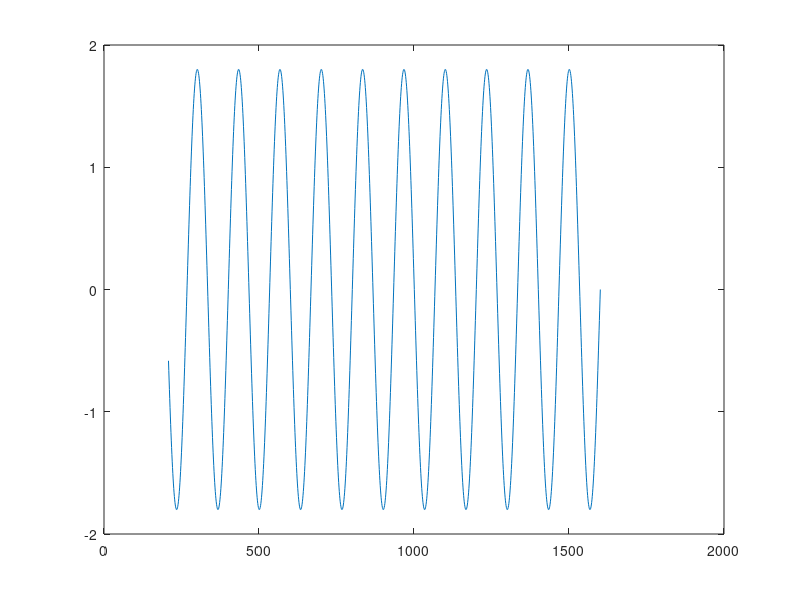

This figure's MATLAB source:
clear all;
close all;
clc;
A=1.8;
t1=4*pi;
t2=8*pi;
alfa=1;
t=[0:(24*pi)/1600:24*pi];
xinterrupcion=A*(1-alfa*(((t-t1)>0)-((t-t2)>0))).*sin(t);
%plot(xinterrupcion)
%hold on;
csvwrite('interrupcion.csv', xinterrupcion);

alfa=0.2;
xsag=A*(1-alfa*(((t-t1)>0)-((t-t2)>0))).*sin(t);
%plot(xsag)
csvwrite('sag.csv', xsag);

alfa=0.8;
xswell=A*(1+alfa*(((t-t1)>0)-((t-t2)>0))).*sin(t);
%plot(xswell)
csvwrite('swell.csv', xswell);

alfa2=0.1;
xharmonics=A*((sin(t))+(alfa2*sin(20*t)));
%plot(xharmonics)
%hold on;
csvwrite('armonicos.csv', xharmonics);

alfa=0.1;
beta=20;
xflicker=A*(1+alfa*sin(beta*t)).*sin(t);
%plot(xflicker)
csvwrite('flicker.csv', xflicker);

t1=4*pi;
t2=5*pi;
alfa=0.8;
betha=5;
%xtransients=A*(sin(t)+alfa*(exp(-(t-t1)./0.004)).*(((t-t1)>0)-((t-t2)>0)).*(sin(300*t)));
xtransients=A*(sin(t)+alfa*sin(betha*t).*(exp(-(t-t1)/0.004)).*(((t-t1)>0)-((t-t2)>0)));
plot(xtransients)
csvwrite('transients.csv', xtransients);



